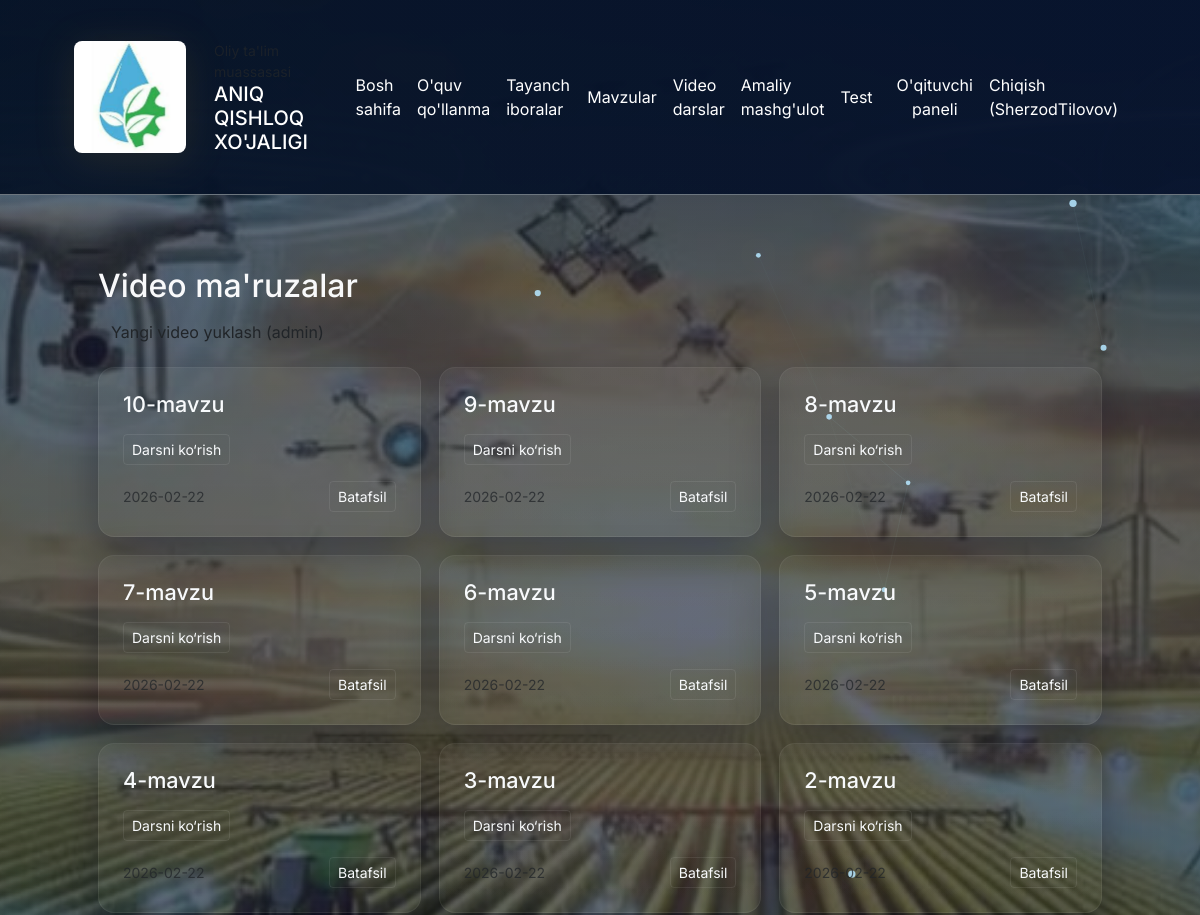
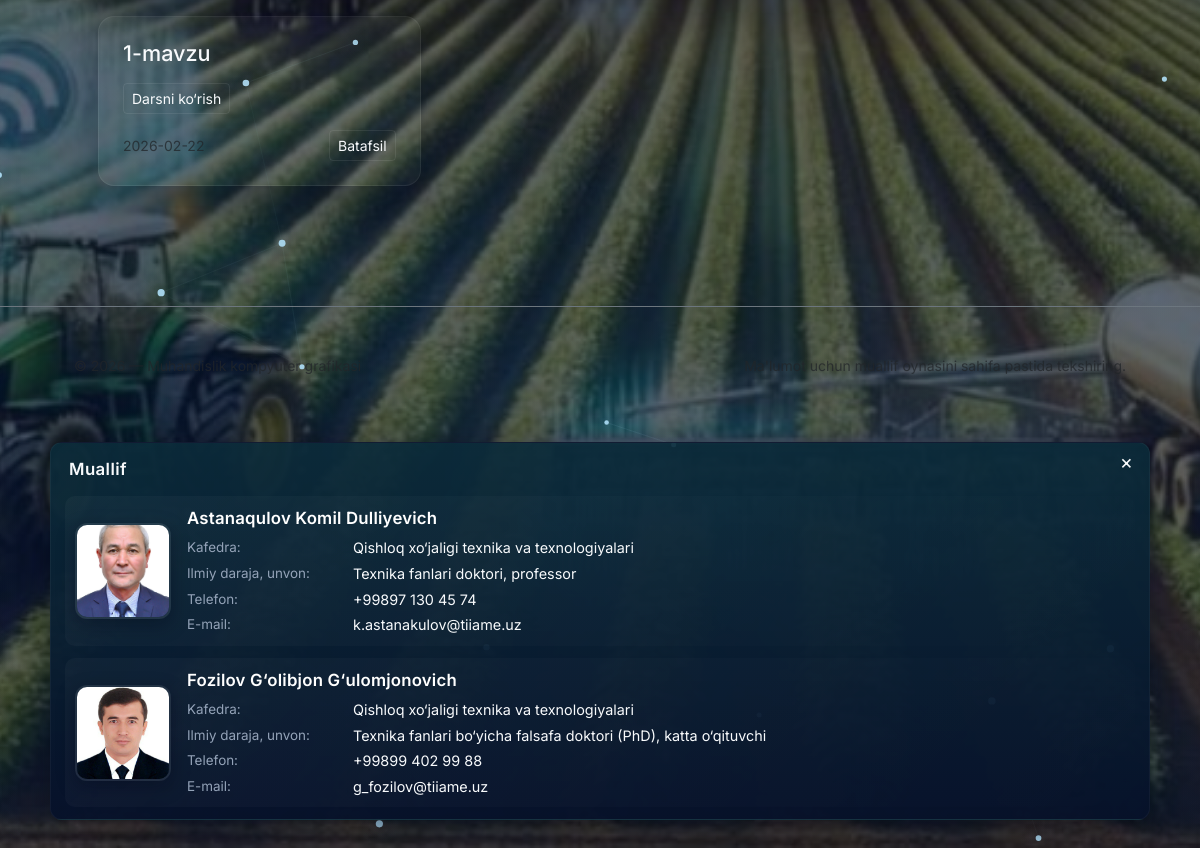
The page /videos/ (signed in) on the database its author committed (2 pictures, top to bottom).
### core/models.py (models this page shows, shortened)
class BaseResource(models.Model):
    title = models.CharField(max_length=255)
    slug = models.SlugField(max_length=255, blank=True, db_index=True)
    description = models.TextField(blank=True)
    created_at = models.DateTimeField(auto_now_add=True)
    updated_at = models.DateTimeField(auto_now=True)
    is_published = models.BooleanField(default=True)
    class Meta:
        abstract = True

class Video(BaseResource):
    file = models.FileField(upload_to='videos/', blank=True, null=True)
    url = models.URLField(blank=True, null=True)
    class Meta:
        verbose_name = "Video dars"
        verbose_name_plural = "Video darslar"

### core/views.py (the view)
# urls.py: path('videos/', views.videos_list, name='videos_list'),
@login_required
def videos_list(request):
    qs = Video.objects.filter(is_published=True).order_by('-created_at')
    return render(request, 'core/videos_list.html', {'videos': qs})

### templates/core/videos_list.html (shortened to what this page needs)
{% extends "base_fragment.html" %}
{% load video_tags %}
{% block content %}
  <div class="container">
    <h2>Video ma'ruzalar</h2>
    <p>
      {% if user.is_staff or user.is_superuser %}
        <a class="btn" href="{% url 'core:video_add' %}">Yangi video yuklash (admin)</a>
      {% endif %}
    </p>
    <div class="section-grid">
      {% for v in videos %}
        <div class="section-card">
          <h3 class="section-title">{{ v.title }}</h3>
          {% if v.url %}
            <div class="mt-3">
              <a class="btn btn-accent-outline btn-sm" href="{{ v.url }}" target="_blank" rel="noopener">Darsni ko‘rish</a>
            </div>
          {% elif v.file %}
            <video controls style="max-width:100%">
              <source src="{{ v.file.url }}">
              Sizning brauzeringiz video tegini qo'llab-quvvatlamaydi.
            </video>
          {% else %}
            <p class="text-warning">Video havolasi yoki fayl biriktirilmagan.</p>
          {% endif %}
          <div class="mt-3 d-flex align-items-center justify-content-between">
            <small class="text-muted">{{ v.created_at|date:'Y-m-d' }}</small>
            <a class="btn btn-accent-outline btn-sm" href="{% url 'core:video_detail' v.pk %}">Batafsil</a>
          </div>
        </div>
      {% empty %}
        <div class="section-card">Hozircha hech qanday video mavjud emas.</div>
      {% endfor %}
    </div>
  </div>
{% endblock %}

### templates/base_fragment.html (shortened to what this page needs)
<!doctype html>
{% load static %}
{% load group_tags %}
<html lang="uz">
  <head>
  <link href="https://cdn.jsdelivr.net/npm/bootstrap@5.3.2/dist/css/bootstrap.min.css" rel="stylesheet">
    <link rel="stylesheet" href="{% static 'css/style.css' %}" />
  </head>
  <body class="site-bg-image bg-dark text-light">
    <canvas id="bg-network" class="bg-network-canvas" aria-hidden="true"></canvas>
    <header class="site-header border-bottom border-secondary">
      <div class="container d-flex align-items-center justify-content-between">
        <div class="d-flex align-items-center gap-3 brand">
          <img src="{% static 'img/LOGO.png' %}" alt="TIQXMMI" class="logo" />
          <div class="brand-text">
            <div class="univ text-muted small">Oliy ta'lim muassasasi</div>
            <h1 class="h5 mb-0">ANIQ QISHLOQ XO'JALIGI</h1>
          </div>
        </div>
        <nav class="navbar navbar-expand-lg navbar-dark p-0 w-auto">
          <div class="container-fluid p-0">
            <div class="collapse navbar-collapse" id="mainNavbar">
              <ul class="navbar-nav ms-auto mb-2 mb-lg-0 align-items-lg-center">
                <li class="nav-item"><a class="nav-link text-light" href="/">Bosh sahifa</a></li>
                <li class="nav-item"><a class="nav-link text-light" href="{% url 'core:guides_list' %}">O'quv qo'llanma</a></li>
                <li class="nav-item"><a class="nav-link text-light" href="{% url 'core:presentations_list' %}">Tayanch iboralar</a></li>
                <li class="nav-item"><a class="nav-link text-light" href="{% url 'core:topics_list' %}">Mavzular</a></li>
                <li class="nav-item"><a class="nav-link text-light" href="{% url 'core:videos_list' %}">Video darslar</a></li>
                <li class="nav-item"><a class="nav-link text-light" href="{% url 'core:practicals_list' %}">Amaliy mashg'ulot</a></li>
                <li class="nav-item"><a class="nav-link text-light" href="{% url 'core:tests_list' %}">Test</a></li>
                {% if not user.is_authenticated %}
                  <li class="nav-item"><a class="nav-link text-light" href="{% url 'core:signup' %}">Ro'yxatdan o'tish</a></li>
                  <li class="nav-item"><a class="nav-link text-light" href="{% url 'login' %}">Kirish</a></li>
                {% else %}
                  {% if user.is_superuser or user.is_staff or user|has_group:'teacher' %}
                    <li class="nav-item"><a class="nav-link btn btn-sm btn-warning text-dark ms-lg-2" href="{% url 'core:teacher_dashboard' %}">O'qituvchi paneli</a></li>
                  {% endif %}
                  <li class="nav-item"><a class="nav-link text-light" href="{% url 'logout' %}">Chiqish ({{ user.username }})</a></li>
                {% endif %}
              </ul>
            </div>
          </div>
        </nav>
      </div>
    </header>
    <main class="content py-4">
      <div class="container">
        {% block content %}{% endblock %}
      </div>
    </main>
    <footer class="site-footer mt-5 py-4 border-top border-secondary">
      <div class="container d-flex flex-column flex-md-row justify-content-between align-items-center">
        <div class="text-muted small">&copy; 2026 — Muhandislik kompyuter grafikasi</div>
  <div class="text-muted small mt-3 mt-md-0">Ma'lumot uchun muallif oynasini sahifa pastida tekshiring.</div>
      </div>
    </footer>
    <div id="authorsPanel" class="authors-panel" aria-live="polite">
      <button type="button" class="close-btn" aria-label="Yopish" onclick="document.getElementById('authorsPanel').style.display='none'">&times;</button>
      <div class="authors-title fw-semibold">Muallif</div>
      <div class="author">
        <img src="{% static 'img/author2.jpg' %}" class="author-photo" alt="Muallif 2"/>
        <div class="author-info">
          <div class="name fw-semibold">Astanaqulov Komil Dulliyevich</div>
          <div class="author-details">
            <div class="author-detail">
              <span class="author-label">Kafedra:</span>
              <span class="author-value">Qishloq xo‘jaligi texnika va texnologiyalari</span>
            </div>
            <div class="author-detail">
              <span class="author-label">Ilmiy daraja, unvon:</span>
              <span class="author-value">Texnika fanlari doktori, professor</span>
            </div>
            <div class="author-detail">
              <span class="author-label">Telefon:</span>
              <span class="author-value">+99897 130 45 74</span>
            </div>
            <div class="author-detail">
              <span class="author-label">E-mail:</span>
              <span class="author-value">k.astanakulov@tiiame.uz</span>
            </div>
          </div>
        </div>
      </div>
      <div class="author">
        <img src="{% static 'img/author1.jpg' %}" class="author-photo" alt="Muallif 1"/>
        <div class="author-info">
          <div class="name fw-semibold">Fozilov G‘olibjon G‘ulomjonovich</div>
          <div class="author-details">
            <div class="author-detail">
              <span class="author-label">Kafedra:</span>
              <span class="author-value">Qishloq xo‘jaligi texnika va texnologiyalari</span>
            </div>
            <div class="author-detail">
              <span class="author-label">Ilmiy daraja, unvon:</span>
              <span class="author-value">Texnika fanlari bo‘yicha falsafa doktori (PhD), katta o‘qituvchi</span>
            </div>
            <div class="author-detail">
              <span class="author-label">Telefon:</span>
              <span class="author-value">+99899 402 99 88</span>
            </div>
            <div class="author-detail">
              <span class="author-label">E-mail:</span>
              <span class="author-value">g_fozilov@tiiame.uz</span>
            </div>
          </div>
        </div>
      </div>
    </div>
  </body>
  </html>

### static/css/style.css (style rules this page uses)
:root { --bg: #07122a; --card: #0f2433; --accent: #ffb020; --muted: #94a3b8; --white: #ffffff; --soft-white: #f8fafc; }
* { box-sizing:border-box }
html, body { min-height: 100%; }
.container { max-width:1100px;margin:0 auto;padding:24px }
.site-bg-image { background-color: #07122a; background-image: linear-gradient(180deg, rgba(7,18,42,0.62), rgba(7,18,42,0.62)), url('/static/img/fon.jpg'); background-size: cover; background-position: center 20%; background-attachment: fixed; background-repeat: no-repeat; animation: bg-zoom 30s ease-in-out infinite; }
.bg-network-canvas { position: fixed; inset: 0; width: 100%; height: 100%; z-index: 0; pointer-events: none; display: block; mix-blend-mode: screen; opacity: 0.92; }
.content, .container { position: relative; z-index: 1; }
body { font-family:Inter, "Segoe UI", Roboto, Arial, sans-serif;margin:0;color:var(--white);-webkit-font-smoothing:antialiased;background-color:var(--bg) }
.site-header { background:linear-gradient(90deg, rgba(6,18,36,0.95), rgba(7,18,42,0.95));color:var(--white);padding:6px 0;border-bottom:1px solid rgba(255,255,255,0.06) }
.brand { display:flex;align-items:center;gap:12px;flex-wrap:nowrap }
.logo { width:112px;height:auto;background:#0f1720;border-radius:8px;flex:0 0 auto }
.brand img.logo { filter:drop-shadow(0 6px 20px rgba(255,176,32,0.10));order:1;margin-right:12px }
.brand .brand-text { order:2;display:flex;flex-direction:column;min-width:0 }
.container.d-flex.align-items-center.justify-content-between { gap:12px }
.section-card { background:linear-gradient(180deg, rgba(255,255,255,0.04), rgba(255,255,255,0.02));border:1px solid rgba(255,255,255,0.06);border-radius:16px;padding:24px;box-shadow:0 20px 45px rgba(2,6,23,0.35) }
.section-title { margin:0 0 12px;color:var(--soft-white);font-size:1.35rem }
.section-grid { display:grid;grid-template-columns:repeat(auto-fit, minmax(260px, 1fr));gap:18px }
.hero-title, .site-title, .nav-link { color: var(--white) !important; }
.btn-accent-outline { background:transparent;border:1px solid rgba(255,255,255,0.08);color:var(--soft-white) }
.site-footer { padding:28px 0;background:transparent;border-top:1px solid rgba(255,255,255,0.03) }
.author { display:flex;gap:12px;align-items:center }
.author-photo { width:72px;height:72px;border-radius:8px;object-fit:cover;border:2px solid rgba(255,255,255,0.06) }
.author-info .name { font-weight:700;color:var(--white) }
.authors-panel { position:relative; margin:18px auto 28px; width:100%; max-width:1100px; background:linear-gradient(180deg, rgba(11,43,58,0.92), rgba(7,18,42,0.98)); border:1px solid rgba(255,255,255,0.04); padding:12px 14px; border-radius:12px; box-shadow:0 8px 30px rgba(2,6,23,0.45); display:flex; flex-direction:column; gap:12px; }
.authors-panel .author { display:flex;gap:16px;align-items:center;padding:10px;border-radius:10px;background:linear-gradient(135deg, rgba(255,255,255,0.03), rgba(255,255,255,0)) }
.authors-panel .authors-title { font-size:1.05rem;color:var(--soft-white);letter-spacing:0.4px;margin:2px 4px 2px }
.authors-panel .author .author-photo { width:96px;height:96px;border-radius:12px;object-fit:cover;border:2px solid rgba(255,255,255,0.08);box-shadow:0 6px 18px rgba(2,6,23,0.35) }
.authors-panel .author .author-info .name { font-size:1.05rem;letter-spacing:0.2px }
.authors-panel .author .author-details { margin-top:6px;display:flex;flex-direction:column;gap:4px }
.authors-panel .author .author-detail { display:flex;flex-wrap:wrap;gap:6px;line-height:1.5 }
.authors-panel .author .author-label { font-size:0.84rem;color:var(--muted);min-width:160px }
.authors-panel .author .author-value { font-size:0.9rem;color:var(--soft-white) }
.authors-panel .close-btn { position:absolute;top:8px;right:10px;background:transparent;border:0;color:var(--soft-white);font-size:20px;line-height:1;cursor:pointer }

### templates/base_fragment.html (style rules this page uses)
body { font-family: 'Inter', system-ui, -apple-system, 'Segoe UI', Roboto, 'Helvetica Neue', Arial; }
.site-header { padding: 1rem 0; }

### rows shown on the page
Video: title "10-mavzu", created_at "2026-02-22"
Video: title "9-mavzu", created_at "2026-02-22"
Video: title "8-mavzu", created_at "2026-02-22"
Video: title "7-mavzu", created_at "2026-02-22"
Video: title "6-mavzu", created_at "2026-02-22"
Video: title "5-mavzu", created_at "2026-02-22"
Video: title "4-mavzu", created_at "2026-02-22"
Video: title "3-mavzu", created_at "2026-02-22"
Video: title "2-mavzu", created_at "2026-02-22"
Video: title "1-mavzu", created_at "2026-02-22"

### other values the page prints
{{ user.username }} "SherzodTilovov"
